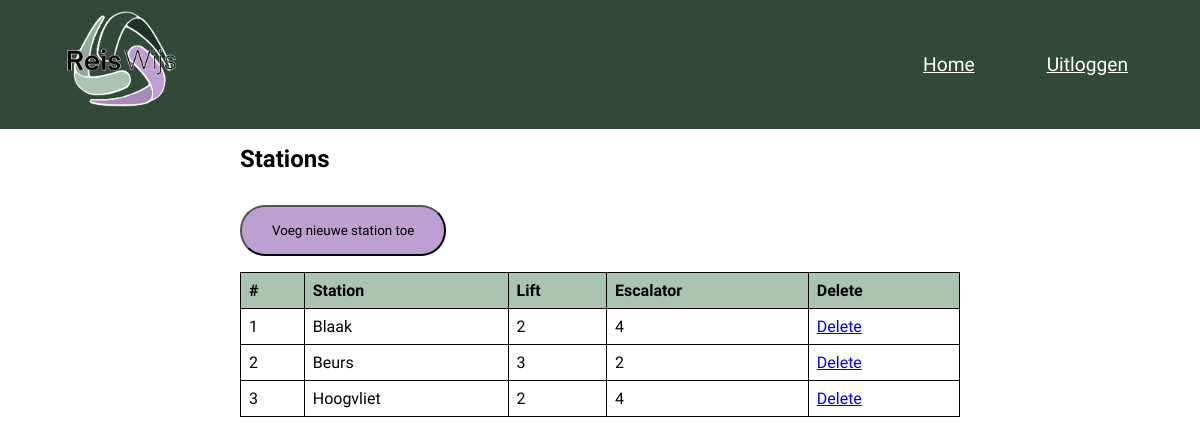
Page /admin-stations.php on the committed database.
### tables this page shows
CREATE TABLE `stations` (
  `id` int(10) UNSIGNED NOT NULL,
  `station` varchar(30) NOT NULL,
  `lift` int(10) UNSIGNED DEFAULT NULL,
  `escalator` int(10) UNSIGNED DEFAULT NULL
);

### admin-stations.php (the view, shortened to what this page needs)
<?php
require_once 'includes/dbconnect.php';
$query = 'SELECT * FROM stations';
$result = mysqli_query($db, $query)
or die ('Error '.mysqli_error($db).' with query '.$query);
$stations = [];
while ($row = mysqli_fetch_assoc($result)) {
    $stations[] = $row;
}
?>
<!doctype html>
<html lang="en">
<head>
    <link rel="stylesheet" href="styles/style.css">
    <link rel="stylesheet" href="styles/admin.css">
</head>
<body>
<header>
    <nav>
        <div>
            <img src="images/logo.PNG" alt="logo" id="logo-image">
        </div>
        <div id="nav-link">
            <div>
                <a href="admin-home.php">Home</a>
            </div>
            <div>
                <a href="logout.php">Uitloggen</a>
            </div>
        </div>
    </nav>
</header>
<main>
    <h2 id="admin-title">Stations</h2>
    <a href="add-station.php">
        <button id="add-station">Voeg nieuwe station toe</button></a>
    <table id="admin-list">
        <tr>
            <th>#</th>
            <th>Station</th>
            <th>Lift</th>
            <th>Escalator</th>
            <th>Delete</th>
        </tr>
        <?php foreach ($stations as $index => $station) { ?>
            <tr>
                <td><?= $index + 1 ?></td>
                <td><?= $station['station'] ?></td>
                <td><?= $station['lift'] ?></td>
                <td><?= $station['escalator'] ?></td>
                <td>
                    <a href="stations-delete.php?id=<?= $station['id']; ?>">Delete</a>
                </td>
            </tr>
        <?php } ?>
    </table>
</main>
</body>
</html>

### styles/style.css (style rules this page uses)
* { box-sizing: border-box; font-family: "Raleway", sans-serif; }
body { margin: 0; }
nav { background-color: #324938; color: white; margin: 0; padding: 0 5vw; display: flex; justify-content: space-between; align-items: center; }
#nav-link { gap: 4vw; display: flex; }
nav a { color: white; padding: 3vh 1vw; border-radius: 15px; transition: ease-in 0.3s; font-size: 1.2rem; }
#logo-image { width: 125px; padding: 5px; }

### styles/admin.css (style rules this page uses)
#admin-title, #add-station { margin: 2vh 0 2vh 20vw; }
#add-station { padding: 2vh 2.5vw; background-color: #be9fd1; border-radius: 25px; }
#admin-list { border-collapse: collapse; width: 60%; margin: auto; text-align: left; }
#admin-list td, #admin-list th { border: 1px solid black; padding: 8px; }
#admin-list th { background-color: #ABC4B0; }

### rows in the picture
stations: station "Blaak", lift "2", escalator "4"
stations: station "Beurs", lift "3", escalator "2"
stations: station "Hoogvliet", lift "2", escalator "4"
